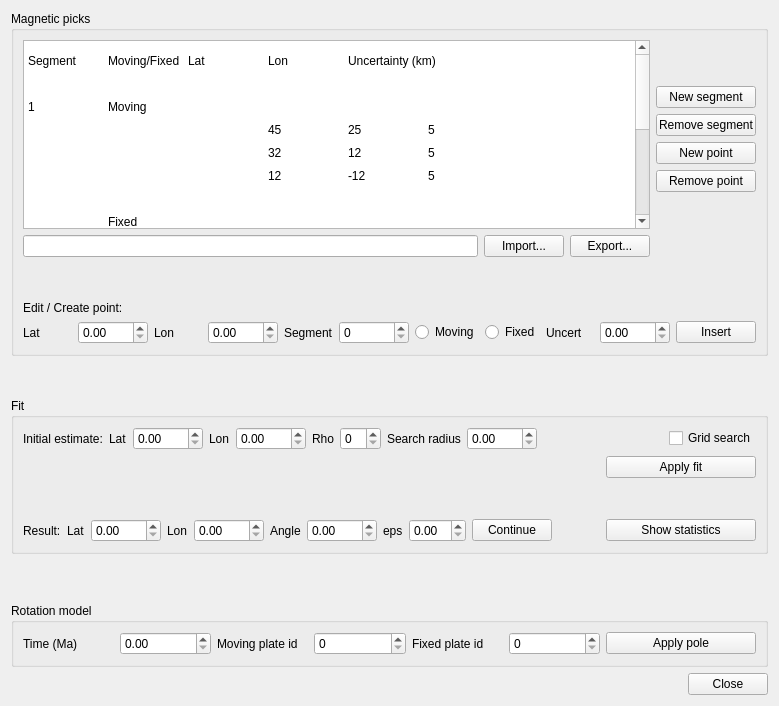
<?xml version="1.0" encoding="UTF-8"?>
<ui version="4.0">
 <class>HellingerDialog</class>
 <widget class="QWidget" name="HellingerDialog">
  <property name="geometry">
   <rect>
    <x>0</x>
    <y>0</y>
    <width>779</width>
    <height>706</height>
   </rect>
  </property>
  <property name="windowTitle">
   <string>Hellinger Tool Preview</string>
  </property>
  <layout class="QGridLayout" name="gridLayout_4">
   <item row="0" column="0" colspan="2">
    <widget class="QGroupBox" name="groupBox">
     <property name="title">
      <string>Magnetic picks</string>
     </property>
     <layout class="QGridLayout" name="gridLayout_5">
      <item row="0" column="0">
       <layout class="QVBoxLayout" name="verticalLayout">
        <item>
         <widget class="QTextEdit" name="textEdit">
          <property name="sizePolicy">
           <sizepolicy hsizetype="MinimumExpanding" vsizetype="Expanding">
            <horstretch>0</horstretch>
            <verstretch>0</verstretch>
           </sizepolicy>
          </property>
          <property name="minimumSize">
           <size>
            <width>500</width>
            <height>0</height>
           </size>
          </property>
          <property name="html">
           <string>&lt;!DOCTYPE HTML PUBLIC &quot;-//W3C//DTD HTML 4.0//EN&quot; &quot;http://www.w3.org/TR/REC-html40/strict.dtd&quot;&gt;
&lt;html&gt;&lt;head&gt;&lt;meta name=&quot;qrichtext&quot; content=&quot;1&quot; /&gt;&lt;style type=&quot;text/css&quot;&gt;
p, li { white-space: pre-wrap; }
&lt;/style&gt;&lt;/head&gt;&lt;body style=&quot; font-family:'Sans'; font-size:10pt; font-weight:400; font-style:normal;&quot;&gt;
&lt;p style=&quot; margin-top:0px; margin-bottom:0px; margin-left:0px; margin-right:0px; -qt-block-indent:0; text-indent:0px;&quot;&gt;&lt;span style=&quot; font-family:'MS Shell Dlg 2'; font-size:14pt; vertical-align:sub;&quot;&gt;Segment	Moving/Fixed	Lat	Lon	Uncertainty (km)&lt;/span&gt;&lt;/p&gt;
&lt;p style=&quot;-qt-paragraph-type:empty; margin-top:0px; margin-bottom:0px; margin-left:0px; margin-right:0px; -qt-block-indent:0; text-indent:0px; font-family:'MS Shell Dlg 2'; font-size:14pt; vertical-align:sub;&quot;&gt;&lt;/p&gt;
&lt;p style=&quot; margin-top:0px; margin-bottom:0px; margin-left:0px; margin-right:0px; -qt-block-indent:0; text-indent:0px;&quot;&gt;&lt;span style=&quot; font-family:'MS Shell Dlg 2'; font-size:14pt; vertical-align:sub;&quot;&gt;1	Moving 		&lt;/span&gt;&lt;/p&gt;
&lt;p style=&quot; margin-top:0px; margin-bottom:0px; margin-left:0px; margin-right:0px; -qt-block-indent:0; text-indent:0px;&quot;&gt;&lt;span style=&quot; font-family:'MS Shell Dlg 2'; font-size:14pt; vertical-align:sub;&quot;&gt;			45	25	5		&lt;/span&gt;&lt;/p&gt;
&lt;p style=&quot; margin-top:0px; margin-bottom:0px; margin-left:0px; margin-right:0px; -qt-block-indent:0; text-indent:0px;&quot;&gt;&lt;span style=&quot; font-family:'MS Shell Dlg 2'; font-size:14pt; vertical-align:sub;&quot;&gt;			32	12	5	&lt;/span&gt;&lt;/p&gt;
&lt;p style=&quot; margin-top:0px; margin-bottom:0px; margin-left:0px; margin-right:0px; -qt-block-indent:0; text-indent:0px;&quot;&gt;&lt;span style=&quot; font-family:'MS Shell Dlg 2'; font-size:14pt; vertical-align:sub;&quot;&gt;			12	-12	5&lt;/span&gt;&lt;/p&gt;
&lt;p style=&quot;-qt-paragraph-type:empty; margin-top:0px; margin-bottom:0px; margin-left:0px; margin-right:0px; -qt-block-indent:0; text-indent:0px; font-family:'MS Shell Dlg 2'; font-size:14pt; vertical-align:sub;&quot;&gt;&lt;/p&gt;
&lt;p style=&quot; margin-top:0px; margin-bottom:0px; margin-left:0px; margin-right:0px; -qt-block-indent:0; text-indent:0px;&quot;&gt;&lt;span style=&quot; font-family:'MS Shell Dlg 2'; font-size:14pt; vertical-align:sub;&quot;&gt;	Fixed&lt;/span&gt;&lt;/p&gt;
&lt;p style=&quot; margin-top:0px; margin-bottom:0px; margin-left:0px; margin-right:0px; -qt-block-indent:0; text-indent:0px;&quot;&gt;&lt;span style=&quot; font-family:'MS Shell Dlg 2'; font-size:14pt; vertical-align:sub;&quot;&gt;			10	10	5&lt;/span&gt;&lt;/p&gt;
&lt;p style=&quot; margin-top:0px; margin-bottom:0px; margin-left:0px; margin-right:0px; -qt-block-indent:0; text-indent:0px;&quot;&gt;&lt;span style=&quot; font-family:'MS Shell Dlg 2'; font-size:14pt; vertical-align:sub;&quot;&gt;			10	10	5&lt;/span&gt;&lt;/p&gt;
&lt;p style=&quot; margin-top:0px; margin-bottom:0px; margin-left:0px; margin-right:0px; -qt-block-indent:0; text-indent:0px;&quot;&gt;&lt;span style=&quot; font-family:'MS Shell Dlg 2'; font-size:14pt; vertical-align:sub;&quot;&gt;			10	10	5&lt;/span&gt;&lt;/p&gt;
&lt;p style=&quot; margin-top:0px; margin-bottom:0px; margin-left:0px; margin-right:0px; -qt-block-indent:0; text-indent:0px;&quot;&gt;&lt;span style=&quot; font-family:'MS Shell Dlg 2'; font-size:14pt; vertical-align:sub;&quot;&gt;			10	10	5&lt;/span&gt;&lt;/p&gt;
&lt;p style=&quot; margin-top:0px; margin-bottom:0px; margin-left:0px; margin-right:0px; -qt-block-indent:0; text-indent:0px;&quot;&gt;&lt;span style=&quot; font-family:'MS Shell Dlg 2'; font-size:14pt; vertical-align:sub;&quot;&gt;	&lt;/span&gt;&lt;/p&gt;
&lt;p style=&quot; margin-top:0px; margin-bottom:0px; margin-left:0px; margin-right:0px; -qt-block-indent:0; text-indent:0px;&quot;&gt;&lt;span style=&quot; font-family:'MS Shell Dlg 2'; font-size:14pt; vertical-align:sub;&quot;&gt;2&lt;/span&gt;&lt;/p&gt;
&lt;p style=&quot; margin-top:0px; margin-bottom:0px; margin-left:0px; margin-right:0px; -qt-block-indent:0; text-indent:0px;&quot;&gt;&lt;span style=&quot; font-family:'MS Shell Dlg 2'; font-size:14pt; vertical-align:sub;&quot;&gt;	Moving		etc&lt;/span&gt;&lt;/p&gt;
&lt;p style=&quot;-qt-paragraph-type:empty; margin-top:0px; margin-bottom:0px; margin-left:0px; margin-right:0px; -qt-block-indent:0; text-indent:0px; font-family:'MS Shell Dlg 2'; font-size:14pt; vertical-align:sub;&quot;&gt;&lt;/p&gt;
&lt;p style=&quot;-qt-paragraph-type:empty; margin-top:0px; margin-bottom:0px; margin-left:0px; margin-right:0px; -qt-block-indent:0; text-indent:0px; font-family:'MS Shell Dlg 2'; font-size:14pt; vertical-align:sub;&quot;&gt;&lt;/p&gt;&lt;/body&gt;&lt;/html&gt;</string>
          </property>
         </widget>
        </item>
        <item>
         <layout class="QHBoxLayout" name="horizontalLayout_10">
          <item>
           <widget class="QLineEdit" name="line_importFile"/>
          </item>
          <item>
           <widget class="QPushButton" name="button_importFile">
            <property name="text">
             <string>Import...</string>
            </property>
           </widget>
          </item>
          <item>
           <widget class="QPushButton" name="pushButton_11">
            <property name="text">
             <string>Export...</string>
            </property>
           </widget>
          </item>
         </layout>
        </item>
       </layout>
      </item>
      <item row="0" column="1">
       <layout class="QVBoxLayout" name="verticalLayout_2">
        <item>
         <layout class="QGridLayout" name="gridLayout">
          <item row="0" column="0">
           <spacer name="verticalSpacer_3">
            <property name="orientation">
             <enum>Qt::Vertical</enum>
            </property>
            <property name="sizeHint" stdset="0">
             <size>
              <width>20</width>
              <height>40</height>
             </size>
            </property>
           </spacer>
          </item>
          <item row="1" column="0">
           <widget class="QPushButton" name="pushButton_4">
            <property name="sizePolicy">
             <sizepolicy hsizetype="Fixed" vsizetype="Fixed">
              <horstretch>0</horstretch>
              <verstretch>0</verstretch>
             </sizepolicy>
            </property>
            <property name="minimumSize">
             <size>
              <width>100</width>
              <height>0</height>
             </size>
            </property>
            <property name="maximumSize">
             <size>
              <width>113</width>
              <height>16777215</height>
             </size>
            </property>
            <property name="text">
             <string>New segment</string>
            </property>
           </widget>
          </item>
          <item row="2" column="0">
           <widget class="QPushButton" name="pushButton_5">
            <property name="sizePolicy">
             <sizepolicy hsizetype="Fixed" vsizetype="Fixed">
              <horstretch>0</horstretch>
              <verstretch>0</verstretch>
             </sizepolicy>
            </property>
            <property name="minimumSize">
             <size>
              <width>100</width>
              <height>0</height>
             </size>
            </property>
            <property name="maximumSize">
             <size>
              <width>91</width>
              <height>16777215</height>
             </size>
            </property>
            <property name="text">
             <string>Remove segment</string>
            </property>
           </widget>
          </item>
          <item row="3" column="0">
           <widget class="QPushButton" name="pushButton_9">
            <property name="sizePolicy">
             <sizepolicy hsizetype="Fixed" vsizetype="Fixed">
              <horstretch>0</horstretch>
              <verstretch>0</verstretch>
             </sizepolicy>
            </property>
            <property name="minimumSize">
             <size>
              <width>100</width>
              <height>0</height>
             </size>
            </property>
            <property name="text">
             <string>New point</string>
            </property>
           </widget>
          </item>
          <item row="4" column="0">
           <widget class="QPushButton" name="pushButton">
            <property name="sizePolicy">
             <sizepolicy hsizetype="Fixed" vsizetype="Fixed">
              <horstretch>0</horstretch>
              <verstretch>0</verstretch>
             </sizepolicy>
            </property>
            <property name="minimumSize">
             <size>
              <width>100</width>
              <height>0</height>
             </size>
            </property>
            <property name="text">
             <string>Remove point</string>
            </property>
           </widget>
          </item>
          <item row="5" column="0">
           <spacer name="verticalSpacer_4">
            <property name="orientation">
             <enum>Qt::Vertical</enum>
            </property>
            <property name="sizeHint" stdset="0">
             <size>
              <width>20</width>
              <height>40</height>
             </size>
            </property>
           </spacer>
          </item>
         </layout>
        </item>
        <item>
         <spacer name="horizontalSpacer_2">
          <property name="orientation">
           <enum>Qt::Horizontal</enum>
          </property>
          <property name="sizeType">
           <enum>QSizePolicy::Fixed</enum>
          </property>
          <property name="sizeHint" stdset="0">
           <size>
            <width>100</width>
            <height>20</height>
           </size>
          </property>
         </spacer>
        </item>
       </layout>
      </item>
      <item row="1" column="0" colspan="2">
       <spacer name="verticalSpacer_2">
        <property name="orientation">
         <enum>Qt::Vertical</enum>
        </property>
        <property name="sizeHint" stdset="0">
         <size>
          <width>20</width>
          <height>40</height>
         </size>
        </property>
       </spacer>
      </item>
      <item row="2" column="0">
       <widget class="QLabel" name="label_6">
        <property name="text">
         <string>Edit / Create point:</string>
        </property>
       </widget>
      </item>
      <item row="3" column="0" colspan="2">
       <layout class="QHBoxLayout" name="horizontalLayout_3">
        <item>
         <widget class="QLabel" name="label">
          <property name="text">
           <string>Lat</string>
          </property>
         </widget>
        </item>
        <item>
         <widget class="QDoubleSpinBox" name="doubleSpinBox">
          <property name="minimumSize">
           <size>
            <width>70</width>
            <height>0</height>
           </size>
          </property>
         </widget>
        </item>
        <item>
         <widget class="QLabel" name="label_2">
          <property name="text">
           <string>Lon</string>
          </property>
         </widget>
        </item>
        <item>
         <widget class="QDoubleSpinBox" name="doubleSpinBox_2">
          <property name="minimumSize">
           <size>
            <width>70</width>
            <height>0</height>
           </size>
          </property>
         </widget>
        </item>
        <item>
         <widget class="QLabel" name="label_3">
          <property name="text">
           <string>Segment</string>
          </property>
         </widget>
        </item>
        <item>
         <widget class="QSpinBox" name="spinBox">
          <property name="minimumSize">
           <size>
            <width>70</width>
            <height>0</height>
           </size>
          </property>
         </widget>
        </item>
        <item>
         <widget class="QRadioButton" name="radioButton">
          <property name="text">
           <string>Moving</string>
          </property>
         </widget>
        </item>
        <item>
         <widget class="QRadioButton" name="radioButton_2">
          <property name="text">
           <string>Fixed</string>
          </property>
         </widget>
        </item>
        <item>
         <widget class="QLabel" name="label_4">
          <property name="text">
           <string>Uncert</string>
          </property>
         </widget>
        </item>
        <item>
         <widget class="QDoubleSpinBox" name="doubleSpinBox_3">
          <property name="minimumSize">
           <size>
            <width>70</width>
            <height>0</height>
           </size>
          </property>
         </widget>
        </item>
        <item>
         <widget class="QPushButton" name="pushButton_2">
          <property name="text">
           <string>Insert</string>
          </property>
         </widget>
        </item>
       </layout>
      </item>
     </layout>
    </widget>
   </item>
   <item row="2" column="0" colspan="2">
    <widget class="QGroupBox" name="groupBox_2">
     <property name="title">
      <string>Fit</string>
     </property>
     <layout class="QGridLayout" name="gridLayout_2">
      <item row="0" column="0" colspan="4">
       <layout class="QHBoxLayout" name="horizontalLayout_6">
        <item>
         <layout class="QHBoxLayout" name="horizontalLayout_4">
          <item>
           <widget class="QLabel" name="label_5">
            <property name="text">
             <string>Initial estimate:</string>
            </property>
           </widget>
          </item>
          <item>
           <widget class="QLabel" name="label_lat">
            <property name="text">
             <string>Lat</string>
            </property>
           </widget>
          </item>
          <item>
           <widget class="QDoubleSpinBox" name="spinbox_lat">
            <property name="minimumSize">
             <size>
              <width>70</width>
              <height>0</height>
             </size>
            </property>
           </widget>
          </item>
          <item>
           <widget class="QLabel" name="label_lon">
            <property name="text">
             <string>Lon</string>
            </property>
           </widget>
          </item>
          <item>
           <widget class="QDoubleSpinBox" name="spinbox_lon">
            <property name="minimumSize">
             <size>
              <width>70</width>
              <height>0</height>
             </size>
            </property>
           </widget>
          </item>
          <item>
           <widget class="QLabel" name="label_rho">
            <property name="text">
             <string>Rho</string>
            </property>
           </widget>
          </item>
          <item>
           <widget class="QSpinBox" name="spinbox_rho"/>
          </item>
          <item>
           <widget class="QLabel" name="label_radius">
            <property name="text">
             <string>Search radius</string>
            </property>
           </widget>
          </item>
          <item>
           <widget class="QDoubleSpinBox" name="spinbox_radius">
            <property name="minimumSize">
             <size>
              <width>70</width>
              <height>0</height>
             </size>
            </property>
           </widget>
          </item>
          <item>
           <spacer name="horizontalSpacer_8">
            <property name="orientation">
             <enum>Qt::Horizontal</enum>
            </property>
            <property name="sizeHint" stdset="0">
             <size>
              <width>40</width>
              <height>20</height>
             </size>
            </property>
           </spacer>
          </item>
         </layout>
        </item>
        <item>
         <widget class="QCheckBox" name="checkBox">
          <property name="text">
           <string>Grid search</string>
          </property>
         </widget>
        </item>
       </layout>
      </item>
      <item row="1" column="0" colspan="4">
       <layout class="QHBoxLayout" name="horizontalLayout_7">
        <item>
         <spacer name="horizontalSpacer">
          <property name="orientation">
           <enum>Qt::Horizontal</enum>
          </property>
          <property name="sizeHint" stdset="0">
           <size>
            <width>40</width>
            <height>20</height>
           </size>
          </property>
         </spacer>
        </item>
        <item>
         <widget class="QPushButton" name="button_applyFit">
          <property name="minimumSize">
           <size>
            <width>150</width>
            <height>0</height>
           </size>
          </property>
          <property name="text">
           <string>Apply fit</string>
          </property>
         </widget>
        </item>
       </layout>
      </item>
      <item row="3" column="0" colspan="4">
       <layout class="QHBoxLayout" name="horizontalLayout_8">
        <item>
         <layout class="QHBoxLayout" name="horizontalLayout_5">
          <item>
           <widget class="QLabel" name="label_11">
            <property name="text">
             <string>Result:</string>
            </property>
           </widget>
          </item>
          <item>
           <widget class="QLabel" name="label_12">
            <property name="text">
             <string>Lat</string>
            </property>
           </widget>
          </item>
          <item>
           <widget class="QDoubleSpinBox" name="doubleSpinBox_7">
            <property name="minimumSize">
             <size>
              <width>70</width>
              <height>0</height>
             </size>
            </property>
           </widget>
          </item>
          <item>
           <widget class="QLabel" name="label_13">
            <property name="text">
             <string>Lon</string>
            </property>
           </widget>
          </item>
          <item>
           <widget class="QDoubleSpinBox" name="doubleSpinBox_8">
            <property name="minimumSize">
             <size>
              <width>70</width>
              <height>0</height>
             </size>
            </property>
           </widget>
          </item>
          <item>
           <widget class="QLabel" name="label_14">
            <property name="text">
             <string>Angle</string>
            </property>
           </widget>
          </item>
          <item>
           <widget class="QDoubleSpinBox" name="doubleSpinBox_9">
            <property name="minimumSize">
             <size>
              <width>70</width>
              <height>0</height>
             </size>
            </property>
           </widget>
          </item>
         </layout>
        </item>
        <item>
         <widget class="QLabel" name="label_15">
          <property name="text">
           <string>eps</string>
          </property>
         </widget>
        </item>
        <item>
         <widget class="QDoubleSpinBox" name="doubleSpinBox_10"/>
        </item>
        <item>
         <widget class="QPushButton" name="pushButton_6">
          <property name="text">
           <string>Continue</string>
          </property>
         </widget>
        </item>
        <item>
         <spacer name="horizontalSpacer_3">
          <property name="orientation">
           <enum>Qt::Horizontal</enum>
          </property>
          <property name="sizeHint" stdset="0">
           <size>
            <width>40</width>
            <height>20</height>
           </size>
          </property>
         </spacer>
        </item>
        <item>
         <widget class="QPushButton" name="pushButton_7">
          <property name="minimumSize">
           <size>
            <width>150</width>
            <height>0</height>
           </size>
          </property>
          <property name="text">
           <string>Show statistics</string>
          </property>
         </widget>
        </item>
       </layout>
      </item>
      <item row="2" column="0" colspan="4">
       <spacer name="verticalSpacer_6">
        <property name="orientation">
         <enum>Qt::Vertical</enum>
        </property>
        <property name="sizeHint" stdset="0">
         <size>
          <width>20</width>
          <height>40</height>
         </size>
        </property>
       </spacer>
      </item>
     </layout>
    </widget>
   </item>
   <item row="3" column="0" colspan="2">
    <spacer name="verticalSpacer">
     <property name="orientation">
      <enum>Qt::Vertical</enum>
     </property>
     <property name="sizeHint" stdset="0">
      <size>
       <width>735</width>
       <height>47</height>
      </size>
     </property>
    </spacer>
   </item>
   <item row="4" column="0" colspan="2">
    <widget class="QGroupBox" name="groupBox_3">
     <property name="title">
      <string>Rotation model</string>
     </property>
     <layout class="QGridLayout" name="gridLayout_3">
      <item row="0" column="0">
       <layout class="QHBoxLayout" name="horizontalLayout_12">
        <item>
         <widget class="QLabel" name="label_18">
          <property name="text">
           <string>Time (Ma)</string>
          </property>
         </widget>
        </item>
        <item>
         <widget class="QDoubleSpinBox" name="doubleSpinBox_11"/>
        </item>
        <item>
         <widget class="QLabel" name="label_16">
          <property name="text">
           <string>Moving plate id</string>
          </property>
         </widget>
        </item>
        <item>
         <widget class="QSpinBox" name="spinBox_3"/>
        </item>
        <item>
         <widget class="QLabel" name="label_17">
          <property name="text">
           <string>Fixed plate id</string>
          </property>
         </widget>
        </item>
        <item>
         <widget class="QSpinBox" name="spinBox_2"/>
        </item>
       </layout>
      </item>
      <item row="0" column="1">
       <widget class="QPushButton" name="pushButton_10">
        <property name="minimumSize">
         <size>
          <width>150</width>
          <height>0</height>
         </size>
        </property>
        <property name="maximumSize">
         <size>
          <width>150</width>
          <height>16777215</height>
         </size>
        </property>
        <property name="text">
         <string>Apply pole</string>
        </property>
       </widget>
      </item>
     </layout>
    </widget>
   </item>
   <item row="5" column="0">
    <spacer name="horizontalSpacer_4">
     <property name="orientation">
      <enum>Qt::Horizontal</enum>
     </property>
     <property name="sizeHint" stdset="0">
      <size>
       <width>40</width>
       <height>20</height>
      </size>
     </property>
    </spacer>
   </item>
   <item row="5" column="1">
    <widget class="QPushButton" name="pushButton_8">
     <property name="text">
      <string>Close</string>
     </property>
    </widget>
   </item>
   <item row="1" column="0" colspan="2">
    <spacer name="verticalSpacer_5">
     <property name="orientation">
      <enum>Qt::Vertical</enum>
     </property>
     <property name="sizeHint" stdset="0">
      <size>
       <width>20</width>
       <height>40</height>
      </size>
     </property>
    </spacer>
   </item>
  </layout>
 </widget>
 <resources/>
 <connections/>
</ui>
